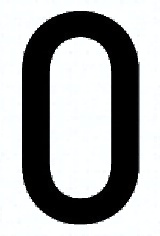
#> input picture Automotive_AI/week02/dataset/0.jpg, 160 x 236 px, found by its file name; its folder holds only this picture in this run
$ python homework02.py
#> lines starting #> are read from the running program, lines starting #| are printed output that depends on the picture
import cv2
import numpy as np
import os

# 저장할 디렉토리
output_dir = "homework_01"
if not os.path.exists(output_dir):
    os.makedirs(output_dir)

total_images_num = 9

# blur 필터 크기
blur_3 = (3, 3)
blur_5 = (5, 5)

# Noise
g_mean = 0
g_var = 0.5
g_sigma = g_var ** 0.5

for i in range(total_images_num):
    # Load the current image. 이미지 명: '{i}.jpg'.
    img_path = f'/home/kimhoyun/CS_Study/Automotive_AI/week02/dataset/{i}.jpg'
    cur_img = cv2.imread(img_path)
#> cur_img is the input picture: shape (236, 160, 3); mean B, G, R 166.1, 165.9, 164.7
    if cur_img is None:
        print(f"Could not load image: {img_path}")
        continue

    cur_rows, cur_cols, cur_chs = cur_img.shape
#> cur_rows = 236; cur_cols = 160; cur_chs = 3

    blur_idx = 0

    for j in range(2):
    # blur 분기
        if j == 0:
            blur = blur_3
            blur_idx = 3
        else:
            blur = blur_5
            blur_idx = 5
        curr_blur_image = cv2.blur(cur_img, blur)
        blur_filename = os.path.join(output_dir, f'image_{i}_blur_{blur_idx}.jpg')
        cv2.imwrite(blur_filename, curr_blur_image)
    # gaussian noise 분기
        for k in range(10):
            # Here we select a random std between 1 and 20 (inclusive)
            std = 1 + k * 2
            gauss_noise = np.random.normal(g_mean, std, (cur_rows, cur_cols, cur_chs))
            # Add noise to the blurred image and clip the values to valid range
            noised_img = curr_blur_image.astype(np.float32) + gauss_noise
            #noised_img = np.clip(noised_img, 0, 255).astype(np.uint8)
            noise_filename = os.path.join(output_dir, f'image_{i}_blur_{blur_idx}_noise_{k}.jpg')
            cv2.imwrite(noise_filename, noised_img)

    # translation 분기
            for l in range(10):
                # Define translation amounts (for example, shifting right and down by 'l' pixels)
                tx = l
                ty = l
                M_t = np.float32([[1, 0, tx], [0, 1, ty]])
                translated_img = cv2.warpAffine(noised_img, M_t, (cur_cols, cur_rows))
                trans_filename = os.path.join(output_dir, f'image_{i}_blur_{blur_idx}_noise_{k}_trans_{l}.jpg')
                cv2.imwrite(trans_filename, translated_img)

    # rotation 분기
                # Apply rotation transformations (11 variations from -5 to +5 degrees)
                for m in range(11):
                    angle = -5 + m  # will vary from -5 to +5
                    M_r = cv2.getRotationMatrix2D((cur_cols / 2, cur_rows / 2), angle, 1)
                    rotated_img = cv2.warpAffine(translated_img, M_r, (cur_cols, cur_rows))
                    rot_filename = os.path.join(
                        output_dir, f'image_{i}_blur_{blur_idx}_noise_{k}_trans_{l}_rot_{angle}.jpg'
                    )
                    cv2.imwrite(rot_filename, rotated_img)
#> this loop made 2 passes
#> pass 1, `curr_blur_image = cv2.blur(cur_img, blur)`:
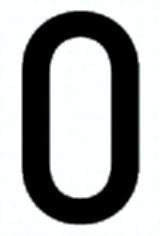
#> curr_blur_image: shape (236, 160, 3); mean B, G, R 166.2, 165.9, 164.7
#> pass 1, `cv2.imwrite(rot_filename, rotated_img)`:
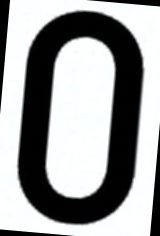
#> saved as image_0_blur_3_noise_0_trans_0_rot_-5.jpg: shape (236, 160, 3); mean B, G, R 155.1, 154.9, 153.8
#> pass 1, `cv2.imwrite(rot_filename, rotated_img)`:
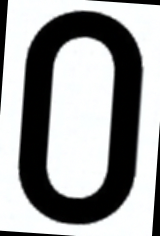
#> saved as image_0_blur_3_noise_0_trans_0_rot_-4.jpg: shape (236, 160, 3); mean B, G, R 157.1, 156.9, 155.9
#> after the loop:
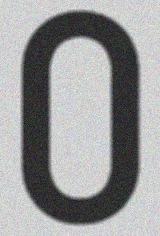
#> noised_img: shape (236, 160, 3) float64; mean B, G, R 166.3, 165.9, 164.7; drawn with min black and max white
#> after the loop:
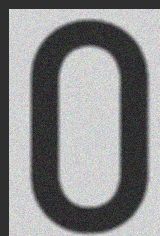
#> translated_img: shape (236, 160, 3) float64; mean B, G, R 142.8, 142.4, 141.3; drawn with min black and max white
